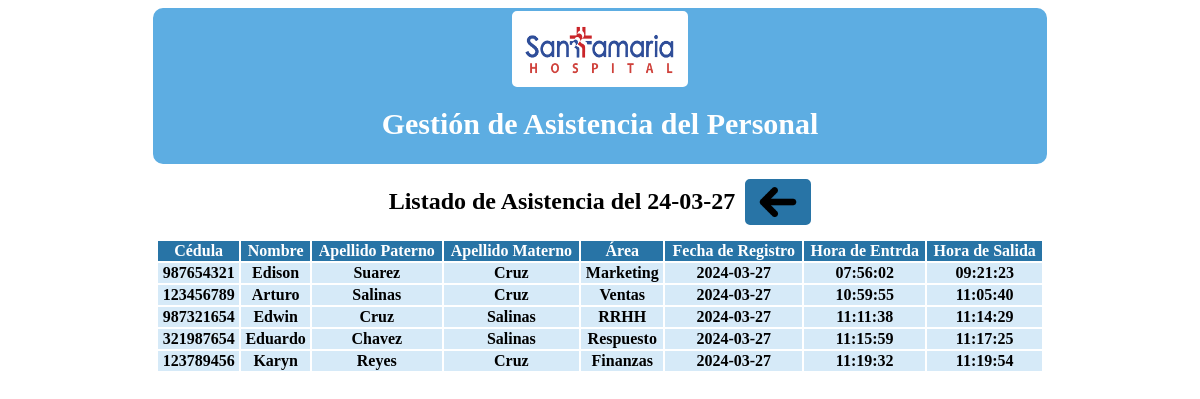
The page /view/content/empleado/asistencia-actual.php on the database its author committed.
### tables this page shows
CREATE TABLE `registro` (
  `id_registro` int NOT NULL AUTO_INCREMENT,
  `ci_empleado` int NOT NULL,
  `fecha_registro` date NOT NULL,
  `hora_ingreso` time DEFAULT NULL,
  `hora_salida` time DEFAULT NULL,
  PRIMARY KEY (`id_registro`),
  KEY `ci_empleado_idx` (`ci_empleado`),
  CONSTRAINT `ci_empleado` FOREIGN KEY (`ci_empleado`) REFERENCES `empleado` (`ci_empleado`)
);

CREATE TABLE `empleado` (
  `ci_empleado` int NOT NULL,
  `nombre` varchar(25) NOT NULL,
  `apellido_paterno` varchar(25) NOT NULL,
  `apellido_materno` varchar(25) NOT NULL,
  `area` varchar(25) NOT NULL,
  PRIMARY KEY (`ci_empleado`)
);

### config/db.php (called while the page is built)
<?php
    class db{
        private $host="127.0.0.1:3306";
        private $dbname="asistencia";
        private $user="root";
        private $pass="Ed1Sal58@";
        public function conexion(){
            try{
                $PDO = new PDO("mysql:host=".$this->host.";dbname=".$this->dbname,$this->user,$this->pass);
                return $PDO;
            }catch(PDOException $e){
                return $e->getMessage();
            }
        }
    }
?>

### controller/personalController.php (called while the page is built, shortened)
<?php
    class personalController{
        private $model;
        public function __construct()
        {
            require_once("/xampp/htdocs/gestion-asistencia/gestion-asistencia/model/personalModel.php");
            $this->model = new personalModel();
        }
        public function select_asistencia($fecha_actual){
            return ($this->model->select_asistencia($fecha_actual)) ? $this->model->select_asistencia($fecha_actual) : false;
        }
    }
?>

### model/personalModel.php (called while the page is built, shortened)
<?php
    class personalModel{
        private $PDO;
        public function __construct()
        {
            require_once("/xampp/htdocs/gestion-asistencia/gestion-asistencia/config/db.php");
            $con = new db();
            $this->PDO = $con->conexion();
        }
        public function select_asistencia($fecha_actual){
            $statement = $this->PDO->prepare("SELECT * FROM empleado INNER JOIN registro ON empleado.ci_empleado = registro.ci_empleado WHERE fecha_registro = :fecha_actual");
            $statement->bindParam(":fecha_actual", $fecha_actual);
            return ($statement->execute()) ? $statement->fetchAll() : false;
        }
    }
?>

### view/content/empleado/asistencia-actual.php (the view, shortened to what this page needs)
<!DOCTYPE html>
<html lang="es">
<head>
    <link rel="stylesheet" type="text/css" href="/gestion-asistencia/gestion-asistencia/view/css/header.css">
    <link rel="stylesheet" type="text/css" href="/gestion-asistencia/gestion-asistencia/view/css/aa-section.css">
</head>
<body>
    <?php
        require_once("/xampp/htdocs/gestion-asistencia/gestion-asistencia/view/inc/header.php");
        require_once("/xampp/htdocs/gestion-asistencia/gestion-asistencia/controller/personalController.php");
        $fecha = date('y-m-d');
        $obj = new personalController();
        $rows = $obj->select_asistencia($fecha);
    ?>
    <section class="section-container">
        <p class="section-titulo">Listado de Asistencia del <?php echo $fecha; ?></p>
        <a href="../../../index.php" class="section-atras-btn"></a>
    </section>
    <table class="table">
        <thead class="table-head">
            <tr>
                <th scope="col">Cédula</th>
                <th scope="col">Nombre</th>
                <th scope="col">Apellido Paterno</th>
                <th scope="col">Apellido Materno</th>
                <th scope="col">Área</th>
                <th scope="col">Fecha de Registro</th>
                <th scope="col">Hora de Entrda</th>
                <th scope="col">Hora de Salida</th>
            </tr>
        </thead>
        <tbody class="table-body">
            <?php if ($rows): ?>
                <?php foreach ($rows as $row): ?>
                    <tr>
                        <th><?= $row[0]?></th>
                        <th><?= $row[1]?></th>
                        <th><?= $row[2]?></th>
                        <th><?= $row[3]?></th>
                        <th><?= $row[4]?></th>
                        <th><?= $row[7]?></th>
                        <th><?= $row[8]?></th>
                        <th><?= $row[9]?></th>
                    </tr>
                <?php endforeach; ?>
            <?php else: ?>
                <tr>
                    <td colspan="3">No hay registro en el Sistema</td>
                </tr>
            <?php endif; ?>
        </tbody>
    </table>
</body>
</html>

### view/inc/header.php
<header class="header-container">
    <div class="header-logo"></div>
    <h1 class="header-titulo">Gestión de Asistencia del Personal</h1>
</header>

### view/css/header.css (style rules this page uses)
.header-container { border: solid; border-color: #5DADE2; background: #5DADE2; border-radius: 10px; width: 75%; margin: 0 auto; display: flex; flex-direction: column; align-items: center; }
.header-logo { border: solid; border-color: white; background: white; border-radius: 5px; width: 170px; height: 70px; background-image: url("../img/h-logo.png"); background-repeat: no-repeat; background-size: 150px 50px; background-position: center; }
.header-titulo { color: white; font-size: 30px; text-align: center; }

### view/css/aa-section.css (style rules this page uses)
.section-container { width: 75%; display: flex; flex-wrap: wrap; justify-content: center; align-items: center; gap: 10px; margin: auto; padding: 0 0; }
.section-titulo { font-weight: bolder; font-size: x-large; }
.section-atras-btn { background-image: url("../img/icon-atras.png"); background-repeat: no-repeat; background-size: 40px 40px; background-position: center; text-decoration: none; border: solid; border-radius: 5px; height: 40px; border-color: #2874A6; background-color: #2874A6; padding: 0px 30px; }
.table { width: 75%; margin: auto; padding: 0 0; }
.table-head { background-color: #2874A6; color: white; }
.table-body { background-color: #D6EAF8; }

### rows shown on the page
registro: ci_empleado.ci_empleado "987654321", ci_empleado.nombre "Edison", ci_empleado.apellido_paterno "Suarez", ci_empleado.apellido_materno "Cruz", ci_empleado.area "Marketing", fecha_registro "2024-03-27", hora_ingreso "07:56:02", hora_salida "09:21:23"
registro: ci_empleado.ci_empleado "123456789", ci_empleado.nombre "Arturo", ci_empleado.apellido_paterno "Salinas", ci_empleado.apellido_materno "Cruz", ci_empleado.area "Ventas", fecha_registro "2024-03-27", hora_ingreso "10:59:55", hora_salida "11:05:40"
registro: ci_empleado.ci_empleado "987321654", ci_empleado.nombre "Edwin", ci_empleado.apellido_paterno "Cruz", ci_empleado.apellido_materno "Salinas", ci_empleado.area "RRHH", fecha_registro "2024-03-27", hora_ingreso "11:11:38", hora_salida "11:14:29"
registro: ci_empleado.ci_empleado "321987654", ci_empleado.nombre "Eduardo", ci_empleado.apellido_paterno "Chavez", ci_empleado.apellido_materno "Salinas", ci_empleado.area "Respuesto", fecha_registro "2024-03-27", hora_ingreso "11:15:59", hora_salida "11:17:25"
registro: ci_empleado.ci_empleado "123789456", ci_empleado.nombre "Karyn", ci_empleado.apellido_paterno "Reyes", ci_empleado.apellido_materno "Cruz", ci_empleado.area "Finanzas", fecha_registro "2024-03-27", hora_ingreso "11:19:32", hora_salida "11:19:54"
